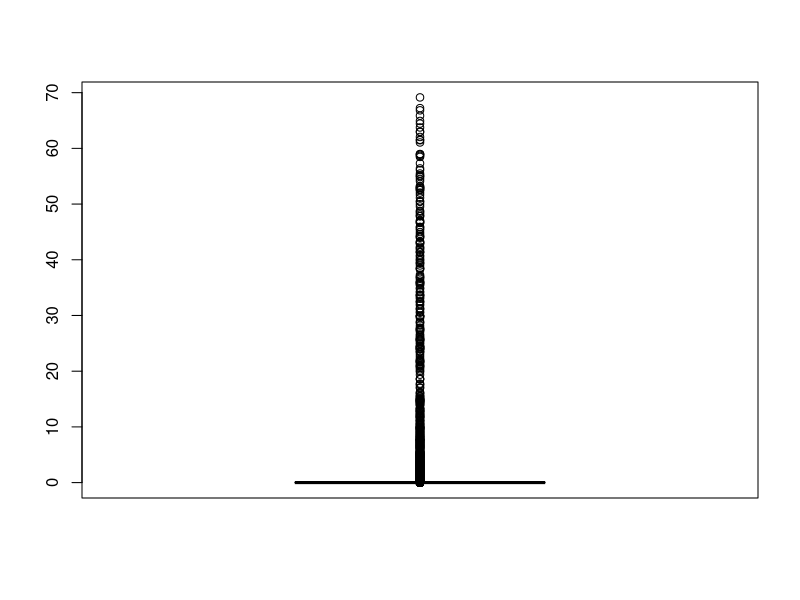
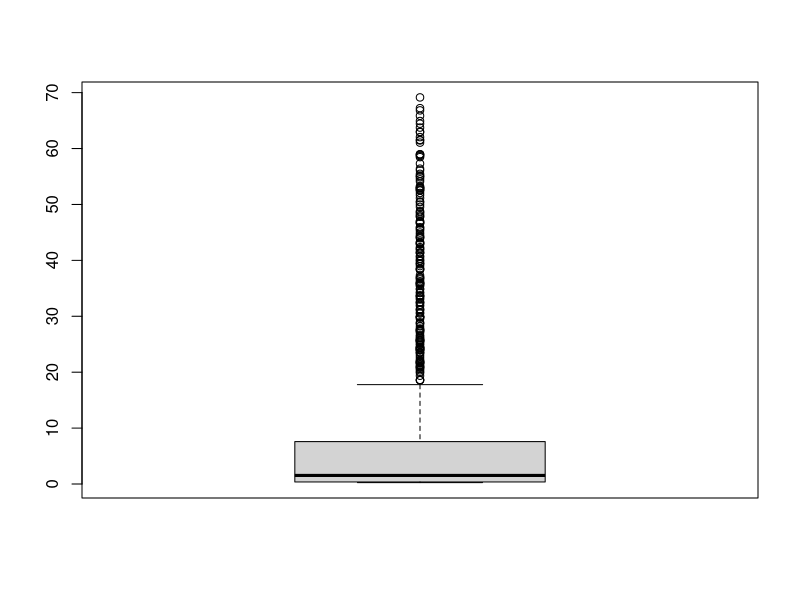
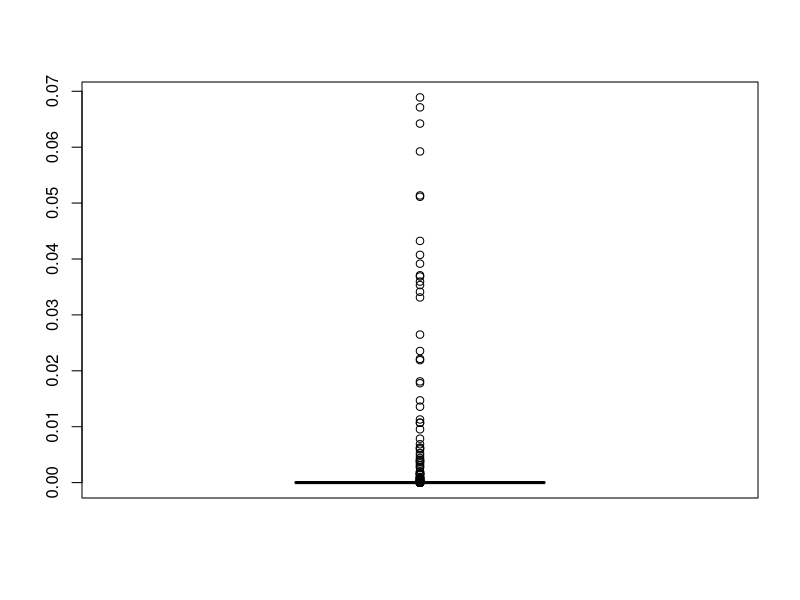
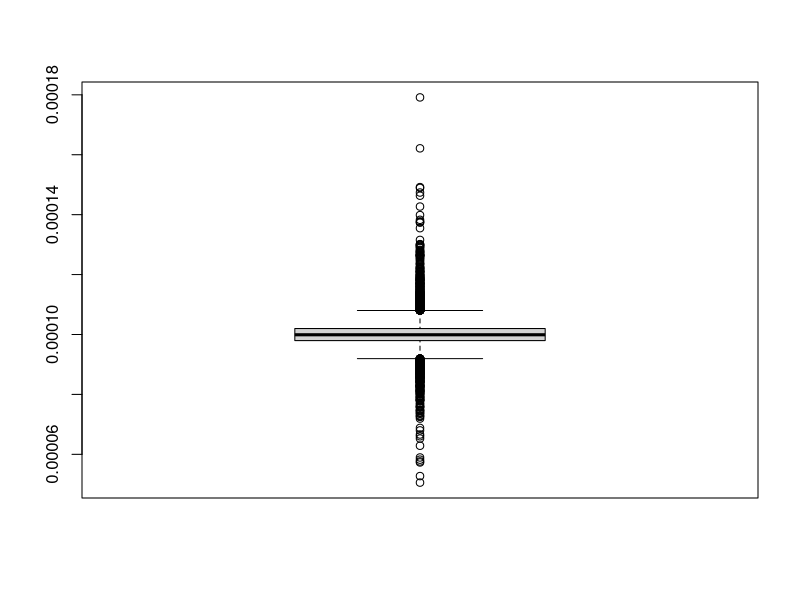

The R script that drew these images, in order:
## ---- chunk 1
Sys.setenv(FONTCONFIG_PATH = "C:/Users/admin/AppData/Roaming/TinyTeX/tlpkg/tlpostcode/xetex/conf")
options(htmltools.dir.version = FALSE)
knitr::opts_chunk$set(dev = "cairo_pdf")
library(ggplot2)
library(mvtnorm)
knitr::opts_chunk$set(
  dev = "cairo_pdf",
  comment = "",        # 全局去掉 ## 前缀
  collapse = TRUE,     # 全局合并代码和输出框
  message = FALSE,     # 全局屏蔽包加载信息
  warning = FALSE,     # 全局屏蔽警告
  fig.align = "center" # 全局让所有图片居中
)
## ---- chunk 2
dbetabin <- function(y, n, K, eta)
{
  choose(n, y)*beta(K*eta + y, K*(1-eta) + n-y)/beta(K*eta, K*(1-eta))
}
## ---- chunk 3
# 书上的原代码，n取20时能正常使用，但n取30时估计值就已经是NaN了。
# p.post <- function(a, b)
# {
#   K <- exp(a)
#   eta <- 1/(1 + exp(-b))
#   val <- K / (1+K)^2
#   beta0 <- beta(K*eta, K*(1-eta))
#   for(j in seq(n)){
#   val <- val * beta(K*eta + yarr[j], K*(1-eta) + narr[j] - yarr[j]) / beta0
#   }
#   val[beta0==0] <- 0
#   val
# }
## ---- chunk 4
# 对数形式的代码
log.p.post <- function(a, b) 
{
  K <- exp(a)
  eta <- 1 / (1 + exp(-b))
  log_val <- log(K) - 2 * log(1 + K) 
  log_beta0 <- lbeta(K * eta, K * (1 - eta))
  # 对数尺度上，累乘变为累加
  for(j in seq(n)){
    log_val <- log_val + lbeta(K * eta + yarr[j], K * (1 - eta) + narr[j] - yarr[j]) - log_beta0
  }
  return(log_val)
}
## ---- chunk 5
set.seed(6)
K.true <- 10
eta.true <- 0.5
narr <- sample(20:50, size=20,replace=TRUE)
n <- length(narr)
yarr <- numeric(n)
for(j in seq(n))
{
  parr <- dbetabin(seq(0, narr[j]), narr[j], K.true, eta.true)
  yarr[j] <- sample(seq(0, narr[j]), size=1, prob=parr, replace=TRUE)
}
rbind(narr, yarr)
## ---- chunk 6
set.seed(6)
N <- 10000
df.t <- 4
alpha.samp <- rt(N, df.t) 
beta.samp <- rt(N, df.t) 
# 在对数尺度上计算
log_wei <- numeric(N)
for (i in seq_len(N)) {
  # log(权重) = log(后验) - log(提议分布)
  log_wei[i] <- log.p.post(alpha.samp[i], beta.samp[i]) 
                - dt(alpha.samp[i], df.t, log=TRUE) 
                - dt(beta.samp[i], df.t, log=TRUE)
}
wei1 <- exp(log_wei - max(log_wei))
wei <- wei1 / sum(wei1) # 归一化
est <- sum(alpha.samp*wei) / sum(wei) # 重要抽样法的估计值
cat("重要抽样法的估计值：", round(est, 4), "\n")
cat("log K 的真实值：", round(log(K.true), 4), "\n")
## ---- chunk 7
wei <- wei / sum(wei) * N
summary(wei)
## ---- chunk 8
boxplot(wei) # 重要性权重的箱线图。可以看出绝大多数点权重较小。
## ---- chunk 9
# 计算有效样本量
ESS <- function(w)
{
  return (sum(w)^2 / sum(w^2))
}
## ---- chunk 10
cat("标准重要抽样法的有效样本量：", round(ESS(wei), 2), "\n")
## ---- chunk 11
quantile(wei, c(0.5, 0.75, 0.8, 0.85, 0.9, 0.95, 0.99)) # 权重的分位数
## ---- chunk 12
wei.cut <- unname(quantile(wei, 0.90)) # 取舍选控制阈值c为90%位数
## ---- chunk 13
sele <- wei < wei.cut
n.sele <- sum(sele)
i.over <- seq(N)[!sele] # 超过阈值的下标，保留
i.under <- seq(N)[sele] # 低于阈值的下标，按概率保留
i.accept <- i.under[runif(n.sele) < wei[sele] / wei.cut] # 选出按概率保留部分
i.keep <- c(i.over, i.accept)
N1 <- length(i.keep) # 保留的样本量
N1
## ---- chunk 14
wei.new <- pmax(wei[i.keep], wei.cut) # 舍选控制后权重的分布情况
summary(wei.new)
## ---- chunk 15
boxplot(wei.new) # 新权重的箱线图
## ---- chunk 16
cat("舍选控制后有效样本量：", round(ESS(wei.new), 2), "\n")
## ---- chunk 17
est.new <- sum(alpha.samp[i.keep]*wei.new)/sum(wei.new) # 新的估计值
cat("带舍选控制的重要抽样法的估计值：", round(est.new, 4), "\n")
## ---- chunk 18
narr <- sample(20:50, size = 500, replace = TRUE)
n <- length(narr)
yarr <- numeric(n)
for(j in seq(n)) {
  parr <- dbetabin(seq(0, narr[j]), narr[j], K.true, eta.true)
  yarr[j] <- sample(seq(0, narr[j]), size=1, prob=parr, replace=TRUE)
}
N <- 50000 
alpha.samp <- rt(N, df.t) 
beta.samp <- rt(N, df.t)
log_wei <- numeric(N)
for (i in seq_len(N)) {
  log_wei[i] <- log.p.post(alpha.samp[i], beta.samp[i]) - 
                dt(alpha.samp[i], df.t, log=TRUE) - 
                dt(beta.samp[i], df.t, log=TRUE)
}
wei2 <- exp(log_wei - max(log_wei))
wei.more <- wei2 / sum(wei2)
est.more <- sum(alpha.samp * wei.more) # 增大观测样本量后的估计值
## ---- chunk 19
cat("增大观测样本量后的估计值：", round(est.more, 4), "\n")
## ---- chunk 20
summary(wei.more) # 权重的分布情况
boxplot(wei.more) # 权重的箱线图
cat("增大观测样本量后的有效样本量：", round(ESS(wei.more), 2), "\n")
## ---- chunk 21
# 辅助函数
neg.log.p.post <- function(par) {
  -log.p.post(par[1], par[2]) 
}
opt <- optim(par = c(0, 0), fn = neg.log.p.post, hessian = TRUE) # 寻找极大值点
mode <- opt$par 
hessian <- opt$hessian # Hessian矩阵
cov <- solve(hessian) # Hessian矩阵的逆
cat("找到的极值点:", round(mode, 4), "\n")
## ---- chunk 22
set.seed(6)
N <- 10000
samp_laplace <- rmvnorm(N, mean = mode, sigma = cov) # 构造建议分布
alpha.samp.lap <- samp_laplace[, 1] # 从建议分布中共抽样
beta.samp.lap  <- samp_laplace[, 2]
log_wei_lap <- numeric(N) # log-weights
for (i in seq_len(N)) {
  log_wei_lap[i] <- log.p.post(alpha.samp.lap[i], beta.samp.lap[i]) - 
                    dmvnorm(samp_laplace[i, , drop=FALSE], mean = mode, sigma = cov, log = TRUE)
}
wei1_lap <- exp(log_wei_lap - max(log_wei_lap)) 
wei.lap <- wei1_lap / sum(wei1_lap) # 归一化
est.lap <- sum(alpha.samp.lap * wei.lap) # Laplace-IS 的估计值
## ---- chunk 23
cat("Laplace-IS 的估计值：", round(est.lap, 4), "\n")
## ---- chunk 24
summary(wei.lap) # 权重的分布情况
boxplot(wei.lap) # 权重的箱线图
cat("Laplace-IS 的有效样本量：", round(ESS(wei.lap), 2), "\n")
